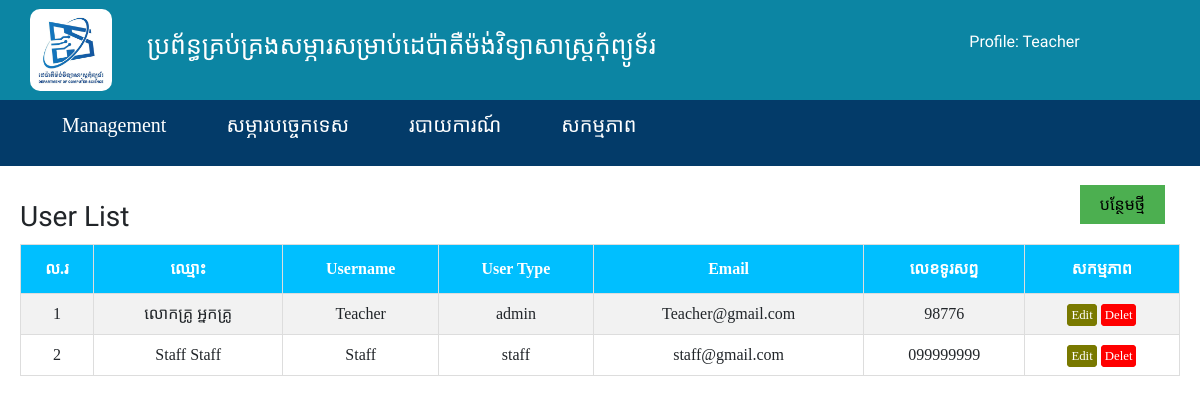
The page /admin/userList.php (signed in) on the database its author committed.
### tables this page shows
CREATE TABLE `userlist` (
  `id` int(11) NOT NULL,
  `firstName` varchar(100) NOT NULL,
  `lastName` varchar(100) NOT NULL,
  `username` varchar(100) NOT NULL,
  `password` varchar(255) NOT NULL,
  `userType` varchar(50) NOT NULL,
  `email` varchar(100) NOT NULL,
  `phoneNum` varchar(255) NOT NULL,
  `photo` varchar(255) DEFAULT NULL,
  `createDate` timestamp NOT NULL DEFAULT current_timestamp() ON UPDATE current_timestamp()
);

### admin/userList.php (the view, shortened to what this page needs)
<?php
include('include/config.php');
?>
<!DOCTYPE html>
<html>
<head>
    <link rel="stylesheet" href="style/pag1.css">
    <link rel="stylesheet" href="style/userList.css">
    <link rel="stylesheet" href="/style/bootstrap.min.css">
</head>
<body>
    <?php include('include/Header.php'); ?>
    <div class="alltb">
        <div class="btn">
            <a href="addUser.php">បន្ថែមថ្មី</a>
        </div>
    </div>
    <div class="blltb">
        <h3>User List</h3>
        <div class="dasble">
            <table id="userList">
                <tr>
                    <th>ល.រ</th>
                    <th>ឈ្មោះ</th>
                    <th>Username</th>
                    <th>User Type</th>
                    <th>Email</th>
                    <th>លេខទូរសព្ទ</th>
                    <th>សកម្មភាព</th>
                </tr>
                <?php
                $i=1;
                $sql="SELECT * FROM userlist ";
                $result = $connect->query($sql);
                while($row = $result->fetch_assoc()){
                    ?>
                    <tr>
                        <td ><?php echo $i++;?></td>
                        <td><?php echo "$row[firstName]"." "."$row[lastName]"?></td>
                        <td><?php echo "$row[username]"?></td>
                        <td><?php echo "$row[userType]"?></td>
                        <td><?php echo "$row[email]"?></td>
                        <td><?php echo "$row[phoneNum]"?></td>
                        <td>
                            <a href="./formUse.php?id=<?php echo $row['id'];?>" id="bt_edit">Edit</a>
                            <?php
                                 if($_SESSION["userType"] === 'admin'){
                            ?>
                                <a href="./formBorrow.php?id=<?php echo $row['id'];?>" id="bt_delet">Delet</a>
                            <?php
                                }elseif($_SESSION["userType"] === 'staff'){
                                    echo "you are staff";
                            ?>
                            <?php
                                }
                                else{
                                    echo "No delete";
                                }
                            ?>
                        </td>
                    </tr>
                    <?php
                }
                ?>
            </table>
        </div>
    </div>
</body>
</html>

### admin/style/pag1.css (style rules this page uses)
* { margin: 0; padding: 0; box-sizing: border-box; }
table { font-family: arial, sans-serif; border-collapse: collapse; width: auto; }

### admin/style/userList.css (style rules this page uses)
#userList { font-family: 'khmer os battambang'; border-collapse: collapse; width: 100%; }
td { text-align: center; }
#userList td, #userList th { border: 1px solid #ddd; padding: 8px; }
#userList tr:nth-child(even) { background-color: #f2f2f2; }
#userList th { padding-top: 12px; padding-bottom: 12px; text-align: center; background-color: deepskyblue; color: white; }
.alltb { float: right; padding: 20px 0; margin-left: 20px; margin-right: 20px; width: auto; height: auto; font-family: 'Angkor', cursive; }
.alltb .btn a { background-color: #4CAF50; border: none; color: black; padding: 10px 20px; text-align: center; text-decoration: none; display: inline; font-size: 16px; margin: 2px 2px; cursor: pointer; font-family: 'Angkor', cursive; }
.blltb { padding-top: 200px; margin-left: 20px; margin-right: 20px; width: auto; height: auto; font-family: 'Angkor', cursive; }
#bt_edit { color:white; font-size:80%; text-decoration: none; border: 2px solid rgb(121, 121, 0); background-color:rgb(121, 121, 0); border-radius:4px; padding:2px; }
#bt_delet { color:white; font-size:80%; text-decoration: none; border: 2px solid red; background-color:red; border-radius:4px; padding:2px; }

### rows shown on the page
userlist: firstName "លោកគ្រូ", lastName "អ្នកគ្រូ", username "Teacher", userType "admin", email "Teacher@gmail.com", phoneNum "98776"
userlist: firstName "Staff", lastName "Staff", username "Staff", userType "staff", email "staff@gmail.com", phoneNum "099999999"

### other values the page prints
$_SESSION['username'] "Teacher"
